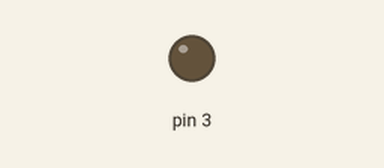
Recording of a sketch running on a simulated Arduino Uno, built with avr-gcc and run on an emulated ATmega328P. Parts: output pins drawn as LEDs (lit = HIGH).

Above: at 0.05 s.
At 3.0 s:
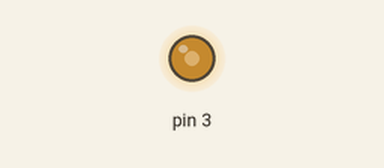
At 6.0 s:
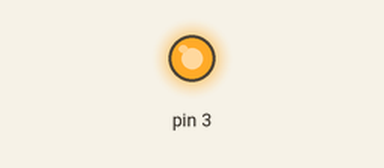
Timing chart, 0 to 7.8 s (numbered marks = the images above):
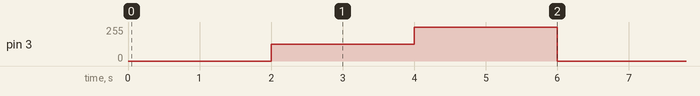

The sketch:

pwm3.ino
```cpp
int procent =0;
int koniec=0;
int i=5;

void setup() {
  // put your setup code here, to run once:
  pinMode(3,OUTPUT);
}

void loop() {
  // put your main code here, to run repeatedly:
  analogWrite(3,0);

delay(2000);
analogWrite(3,127);
delay(2000);
analogWrite(3,255);


      delay(2000);
}
```

Measured:
- by itself, pin 3: repeats every 6.0 s: 255/255 2.0 s, 0/255 2.0 s, 127/255 2.0 s
